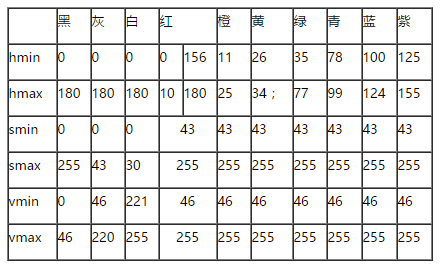
//> input picture example/split_color/hsv_range.png, 443 x 268 px
$ ./user_interaction ../split_color/hsv_range.png   (built with g++ and OpenCV 4)
//> lines starting //> are read from the running program, lines starting //| are printed output that depends on the picture
#include <opencv2/core.hpp>
#include <opencv2/imgcodecs.hpp>
#include <opencv2/imgproc.hpp>
#include <opencv2/highgui.hpp>
#include <algorithm>


struct ChooseData
{
	cv::Mat* image;
	std::function<void(const cv::Rect&)> fnChoosed;
};

void on_MouseHandle(int event, int x, int y, int flags, void* param)
{
	ChooseData choosedata = *(ChooseData*)param;
	static cv::Point2i ptclick(-1, -1), ptclick_last;
	switch (event)
	{
	case cv::EVENT_MOUSEMOVE:
	{
		if (ptclick.x > 0 && ptclick.y > 0)
		{
			auto image_copy = choosedata.image->clone();
			rectangle(image_copy, ptclick, cv::Point(x, y), cv::Scalar(0, 255, 0));
			cv::imshow("image", image_copy);
		}
	}
	break;
	case cv::EVENT_LBUTTONDOWN:
	{
		ptclick.x = x;
		ptclick.y = y;
		ptclick_last = ptclick;
	}
	break;
	case cv::EVENT_LBUTTONUP:
	{
		ptclick_last.x = x;
		ptclick_last.y = y;


		choosedata.fnChoosed(cv::Rect(ptclick, ptclick_last));
		ptclick.x = -1;
		ptclick.y = -1;
	}
	break;
	}
}


int main(int argc, char const* argv[])
{
	if (argc < 2)
	{
		fprintf(stderr, "Usage: %s [imgpath]", argv[0]);
		return 1;
	}

	const char* img_path = argv[1];
	cv::Mat mat = cv::imread(img_path, cv::IMREAD_UNCHANGED);// cv::IMREAD_GRAYSCALE);
//> mat is the input picture: 268 rows x 443 cols, CV_8UC4; mean B, G, R, A 229, 229.1, 229.1, 255
	// 获取通道数
	int numChannels = mat.channels();
//> numChannels = 4
	bool is8Bit = CV_8U ==  mat.depth();
//> is8Bit = true

	cv::resize(mat, mat, cv::Size(0, 0), 0.3, 0.3);
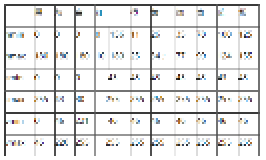
//> mat: 80 rows x 133 cols, CV_8UC4 (shown 2 times larger); mean B, G, R, A 229, 229, 228.9, 255
	cv::imshow("image", mat);
	ChooseData choosedata{ &mat, [&mat](const cv::Rect& roi)
	{
		cv::Rect mat_rect(0, 0, mat.cols, mat.rows);
		if (!mat_rect.contains(roi.tl()) || !mat_rect.contains(roi.br()))
		{
			return;
		}

		auto mat_clone = mat.clone();
		auto mat_roi = cv::Mat(mat_clone, roi);
		cv::threshold(mat_roi, mat_roi, 160, 255, cv::THRESH_BINARY_INV);
		cv::imshow("roi", mat_clone);

	} };
	cv::setMouseCallback("image", on_MouseHandle, (void*)&choosedata);
	cv::waitKey(0);
//> the left mouse button is pressed at (33, 20)
//> the mouse is dragged to (66, 40)
//> the mouse is dragged to (99, 60)
//> call 3 of on_MouseHandle, with event = 0, x = 99, y = 60, flags = 1
//> in on_MouseHandle (call 3), `rectangle(image_copy, ptclick, cv::Point(x, y), cv::Scalar(0, 255, 0));`:
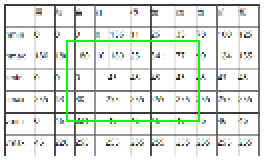
//> image_copy: 80 rows x 133 cols, CV_8UC4 (shown 2 times larger); mean B, G, R, A 224.4, 229.5, 224.3, 249.9
//> the button is released at (99, 60)
//> call 4 of on_MouseHandle, with event = 4, x = 99, y = 60, flags = 0
//> in on_MouseHandle (call 4), `choosedata.fnChoosed(cv::Rect(ptclick, ptclick_last));`:
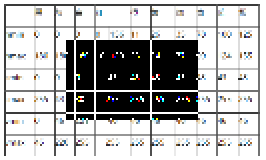
//> window 'roi': 80 rows x 133 cols, CV_8UC4 (shown 2 times larger); mean B, G, R, A 179.9, 180.1, 180, 191.7
	return 0;
}
